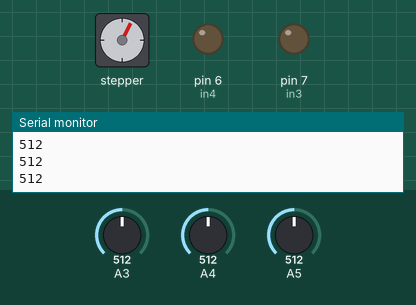
Bench run of a sketch on a simulated Arduino Uno, built with avr-gcc and run on an emulated ATmega328P. Parts: stepper motor, output pins drawn as LEDs (lit = HIGH), the last lines printed to the serial monitor. The test bench sets the inputs (shaded band); at power-on: A4 = 512, A5 = 512, A3 = 512. Stepper angles assume 400 steps per turn.

Above: at 1.2 s.
1.3 s: A4 set to 522
At 4.0 s:
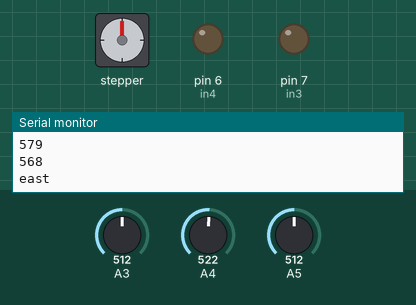
4.3 s: A5 set to 545
At 6.8 s:
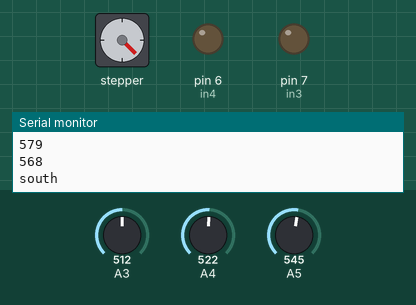
7.3 s: A3 set to 526
At 11.3 s:
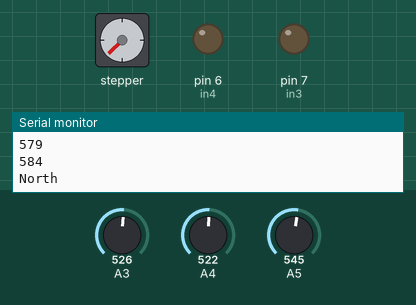
Timing chart, 0 to 12.8 s (numbered marks = the images above; inputs shaded):
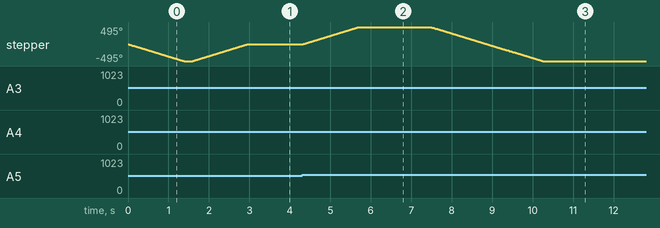

The sketch:

code.ino
```cpp
#include <Stepper.h>
Stepper myStepper(400, 8, 9, 10, 11);
int south=0;
int north=0;
int east=0;
int d=0;
int in1 = 9;
int in2 = 8;

int in3 = 7;
int in4 = 6;
int south1[10];
int north1[10];
int east1[10];
int i;
void setup() {

  // put your setup code here, to run once:

 myStepper.setSpeed(60);
  pinMode(in1, OUTPUT);
  pinMode(in2, OUTPUT);
  pinMode(in3, OUTPUT);
  pinMode(in4, OUTPUT);
  d=0;
}

void loop() {
  // put your main code here, to run repeatedly:
  Serial.begin(9600);
  readmics();

  //delay(1000);

}

void readmics(){
  for(i=0;i<10;i++){
  south1[i]=analogRead(A5);
  south=south+south1[i];
  east1[i]=analogRead(A4);
  east=east+east1[i];
  north1[i]=analogRead(A3);
  north=north+north1[i];
  }
  south=south/10;
  north=north/10;
  east=east/10;
  //Serial.println(south);
  //Serial.println(east);
  //Serial.println(north);
  //Serial.println();
  //Serial.println();

  if(north>65||south>87||east>77)

  {
     Serial.println(south);
  Serial.println(east);
  Serial.println(north);
  Serial.println();
  Serial.println();
    if(north+22>south&&north+10>east){
     if(d==-1)
         myStepper.step(-1100);
     if(d==0)
        myStepper.step(-550);


    d=1;
     Serial.println("North");
    }
       if(south>north+22&&south>east+10){
        if(d==1)
         myStepper.step(1100);
         if(d==0)
           myStepper.step(550);

      Serial.println("south");
      d=-1;
       }
       if(east+10>south&&east>north+10){
        if(d==-1)
        myStepper.step(-550);
        if(d==1)
         myStepper.step(550);
        d=0;

      Serial.println("east");
       }
       }

  delay(100);


}
```

Measured:
- the behaviour switches between 521 and 522 on A4 (found by bisection; images 0 and 1)
- the behaviour switches between 531 and 532 on A5 (found by bisection; images 1 and 2)
- the behaviour switches between 525 and 526 on A3 (found by bisection; images 2 and 3)
- after the input at 4.3 s, stepper: turns 495° clockwise in 1.4 s, starting at once
- after the input at 7.3 s, stepper: turns 990° counter-clockwise in 2.8 s, starting after 0.19 s
